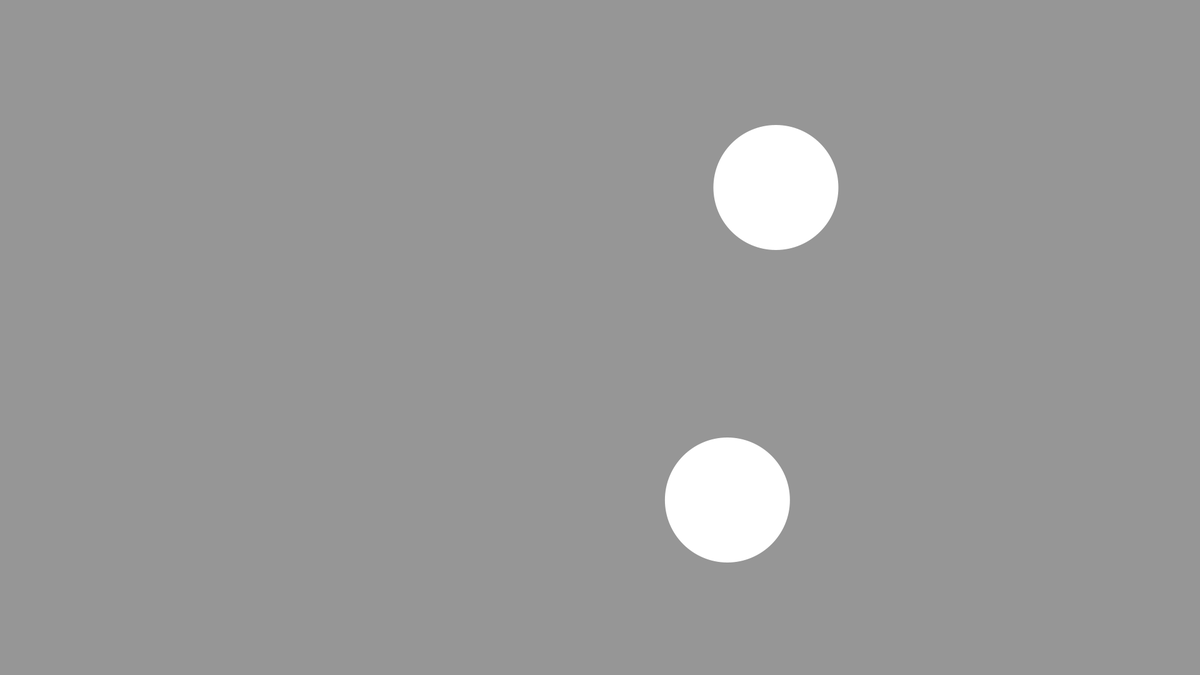
Frame 1 (no input)
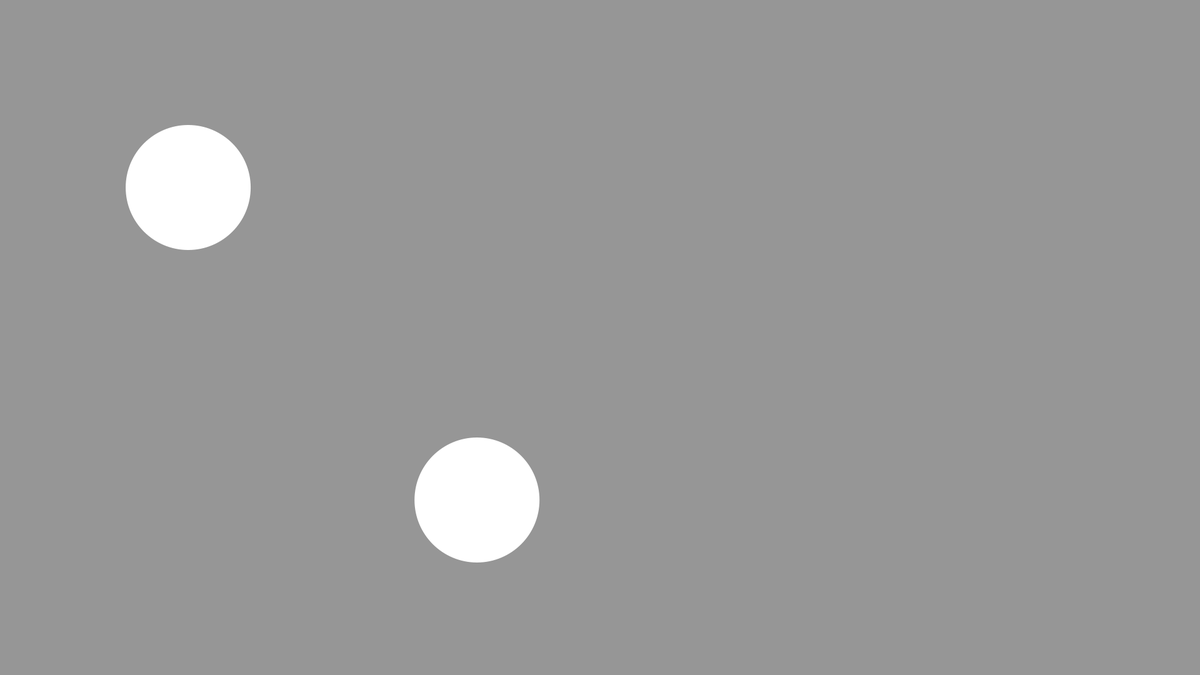
Frame 60 (the mouse pressed at the canvas centre just before this capture)
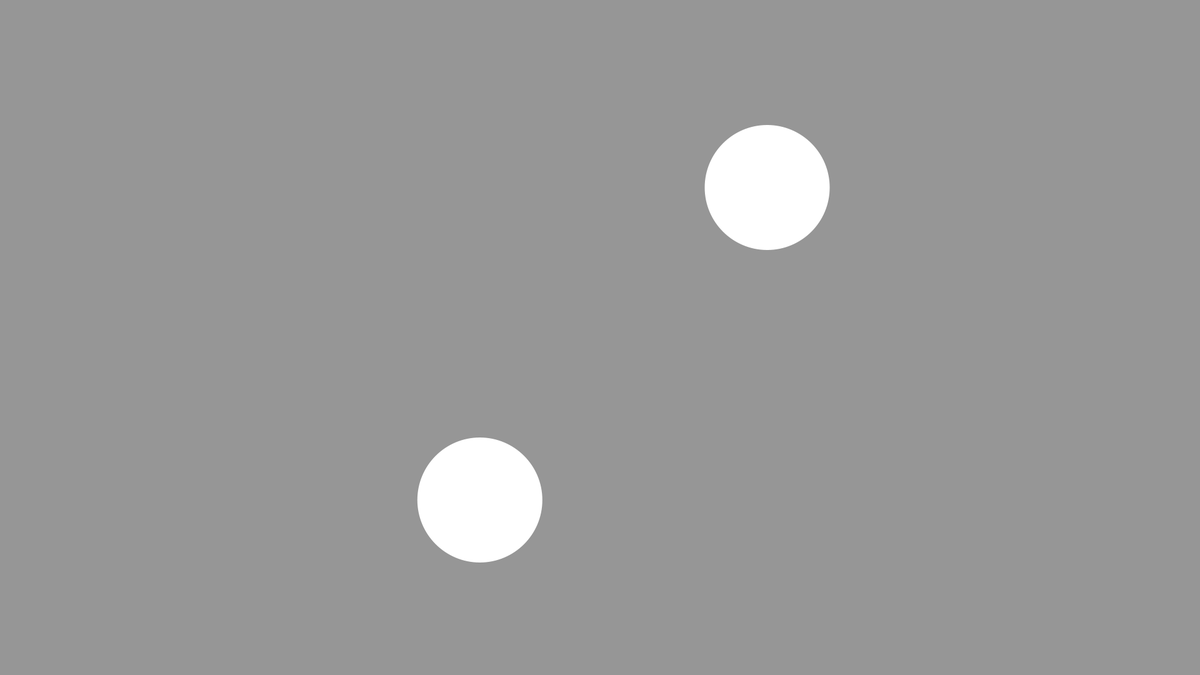
Frame 120 (the mouse held since frame 60 and released just before this capture)

The Processing sketch that drew these frames (run headless with seeded random() and noise(); from frame 60 on, the mouse is pressed at the canvas centre):

// Processing sketch: Noise_02_Position1D_pde
// ── Noise_02_Position1D_pde.pde
/*
Noise_02_Position1D.pde
Author: Alexandros Lotsos
Summary: A sketch showing how the different values of random and noise can affect the movement of an ellipse
*/

float xoff = 0.0; //x offset for perlin noise

void setup(){
  size(1920, 1080);
  background(150);
  noStroke();
  fill(255);
}

void draw(){
  background(150); //refresh bg
  
  //draw first ellipse
  ellipse(random(width), 300, 200, 200); //random coordinates for its x
  
  //draw 2nd ellipse notice the less erratic, smoother movement of this ellipse
  ellipse(noise(xoff) * width, 800, 200, 200); //noise values for its x coordinates
  
  xoff += 0.01; //increment the x offset
}
